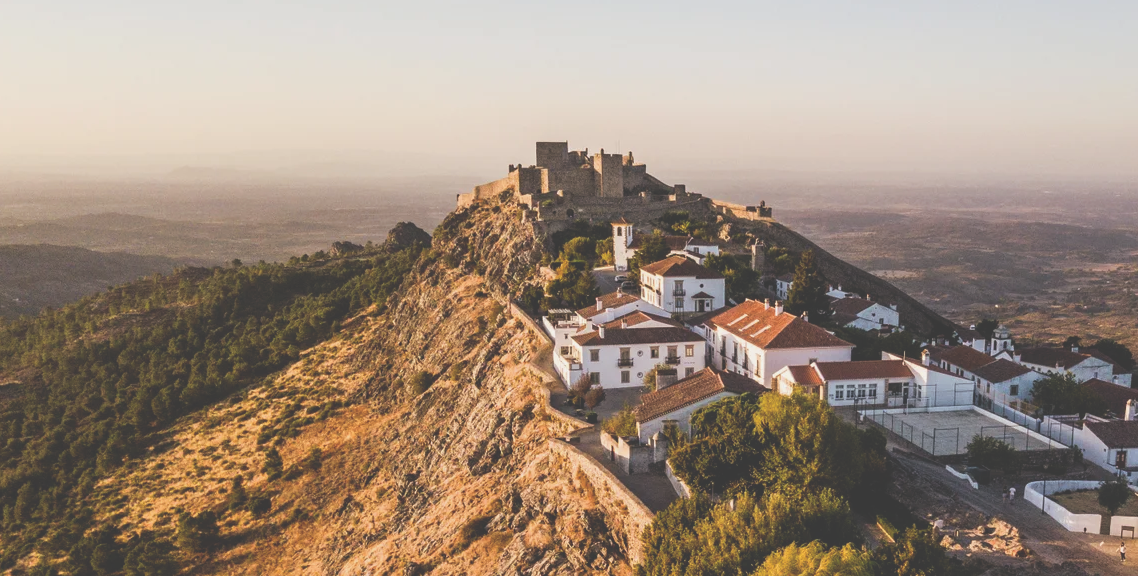
#> input picture Class_8/marvao/1.png, 1138 x 576 px, found by its file name
$ python EX2.py
#> lines starting #> are read from the running program, lines starting #| are printed output that depends on the picture
#!/usr/bin/env python3

import numpy as np
import cv2
from random import randint


santorini1= cv2.imread("./santorini/1.png")
#> santorini1 is the input picture: shape (576, 1138, 3); mean B, G, R 124.3, 138.9, 156
santorini2= cv2.imread("./santorini/2.png")
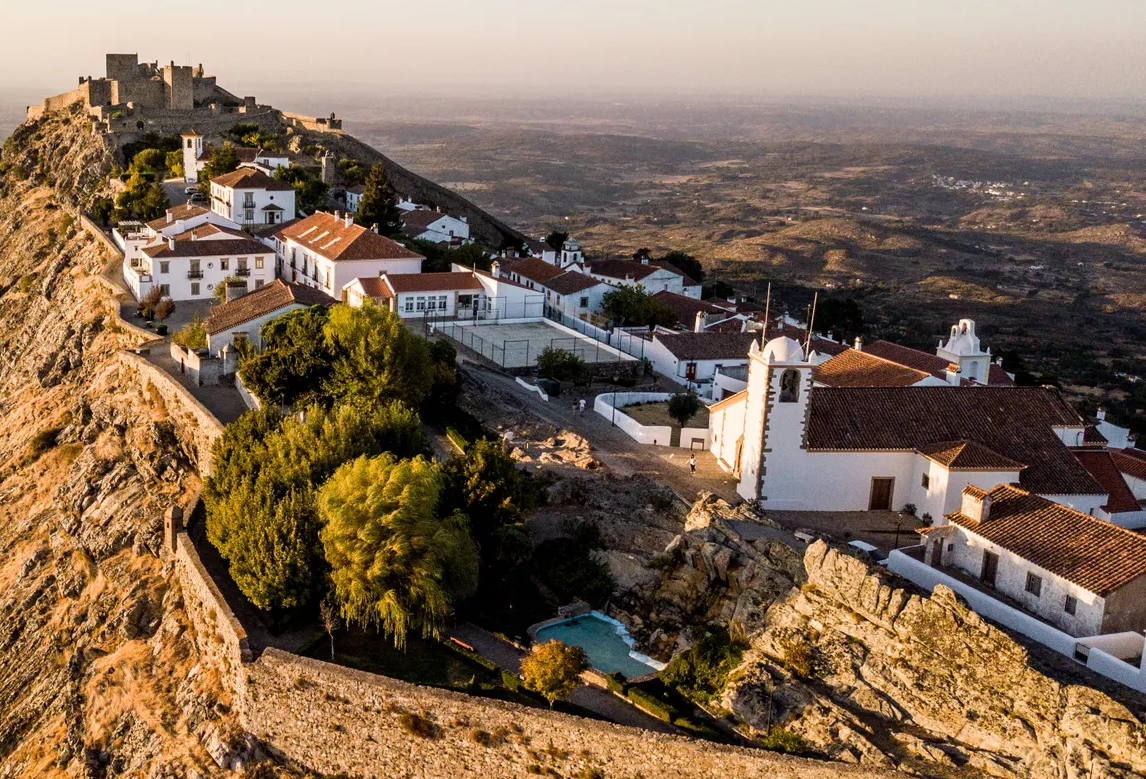
#> input picture Class_8/marvao/2.png, 1146 x 779 px, found by its file name
#> santorini2 is the input picture: shape (779, 1146, 3); mean B, G, R 83, 104.3, 126.1

santorini1 = cv2.resize(santorini1, (900,900))
#> santorini1: shape (900, 900, 3)
santorini2 = cv2.resize(santorini2, (900,900))
#> santorini2: shape (900, 900, 3)

gray_santorini1= cv2.cvtColor(santorini1,cv2.COLOR_BGR2GRAY)
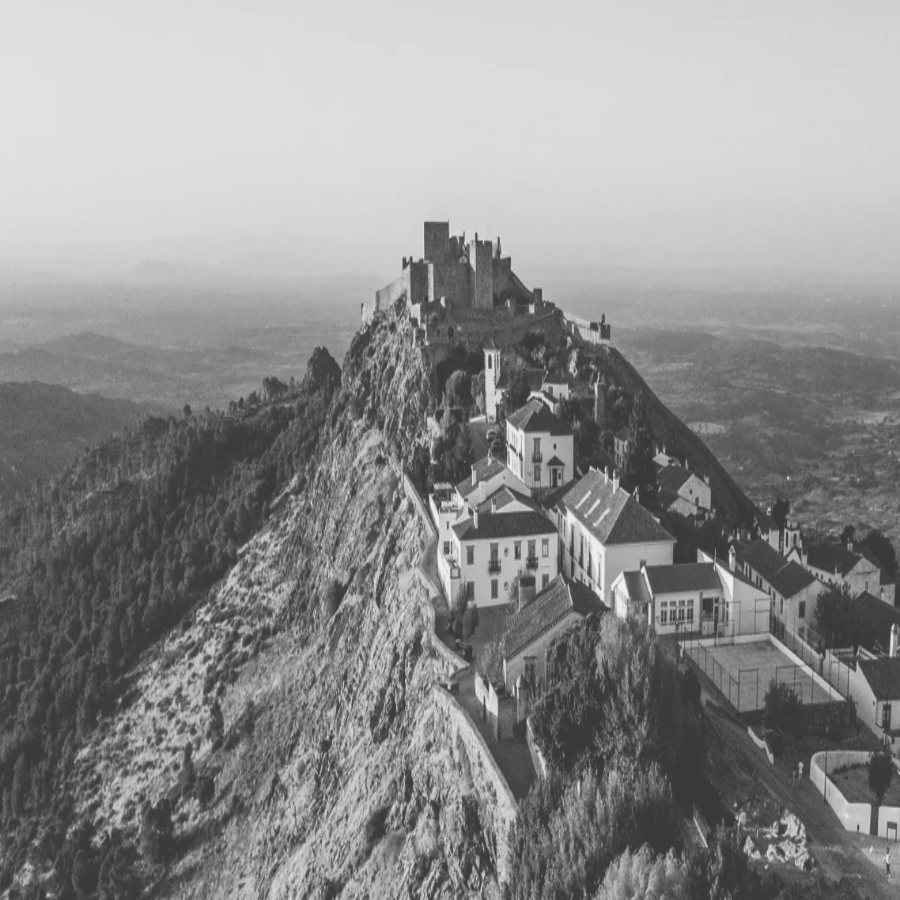
#> gray_santorini1: shape (900, 900); min 57, max 241, mean 142.2
gray_santorini2= cv2.cvtColor(santorini2,cv2.COLOR_BGR2GRAY)
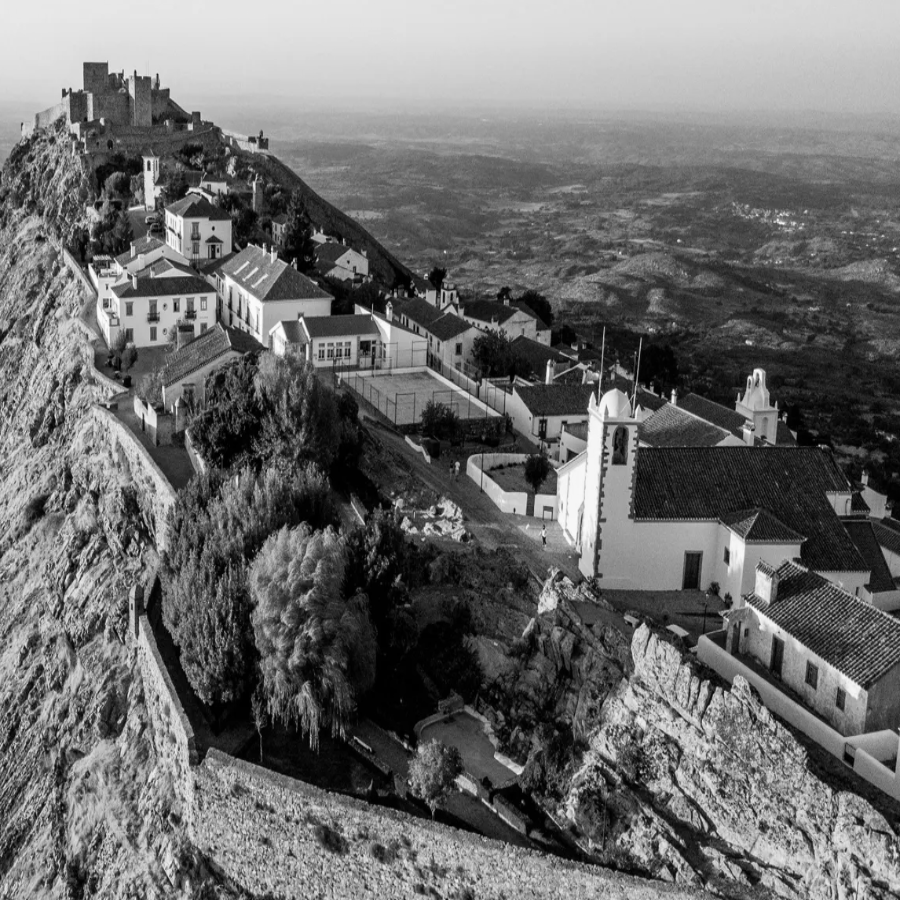
#> gray_santorini2: shape (900, 900); min 0, max 253, mean 108.3

sift = cv2.SIFT_create(nfeatures=500)
kp_1 , idx = sift.detectAndCompute(gray_santorini1,None)
#> kp_1 = 500 keypoints; strongest (x, y, size): (704, 558, 7.7), (591, 468, 2.3), (532, 309, 4.9), (643, 570, 3.5)
kp_2 = sift.detect(gray_santorini2,None)
#> kp_2 = 500 keypoints; strongest (x, y, size): (673, 392, 2.6), (213, 228, 2.2), (190, 127, 4.3), (641, 772, 2)

# Using opencv fucntion
#img_1=cv2.drawKeypoints(santorini1,kp_1,None)
#img_2=cv2.drawKeypoints(santorini2,kp_2,None)

for idx,kp in enumerate(kp_1):
    #print('key_poin' + str(idx) + ':' +str(kp))
    #print('x:' +str(kp.pt[0]))
    #print('y:' +str(kp.pt[1]))
    x= int(kp.pt[0])
    y= int(kp.pt[1])
    color = (randint(0,255), randint(0,255), randint(0,255))
    cv2.circle(santorini1,(x,y),20,color,3)
#> this loop made 500 passes
#> (kp, x, y, color) on passes 1 to 3: (keypoint at (784.7, 553.4), size 2.4, 784, 553, (197, 215, 20)), (keypoint at (554.6, 461.2), size 7, 554, 461, (132, 248, 207)), (keypoint at (509.6, 427.2), size 5.6, 509, 427, (155, 244, 183))
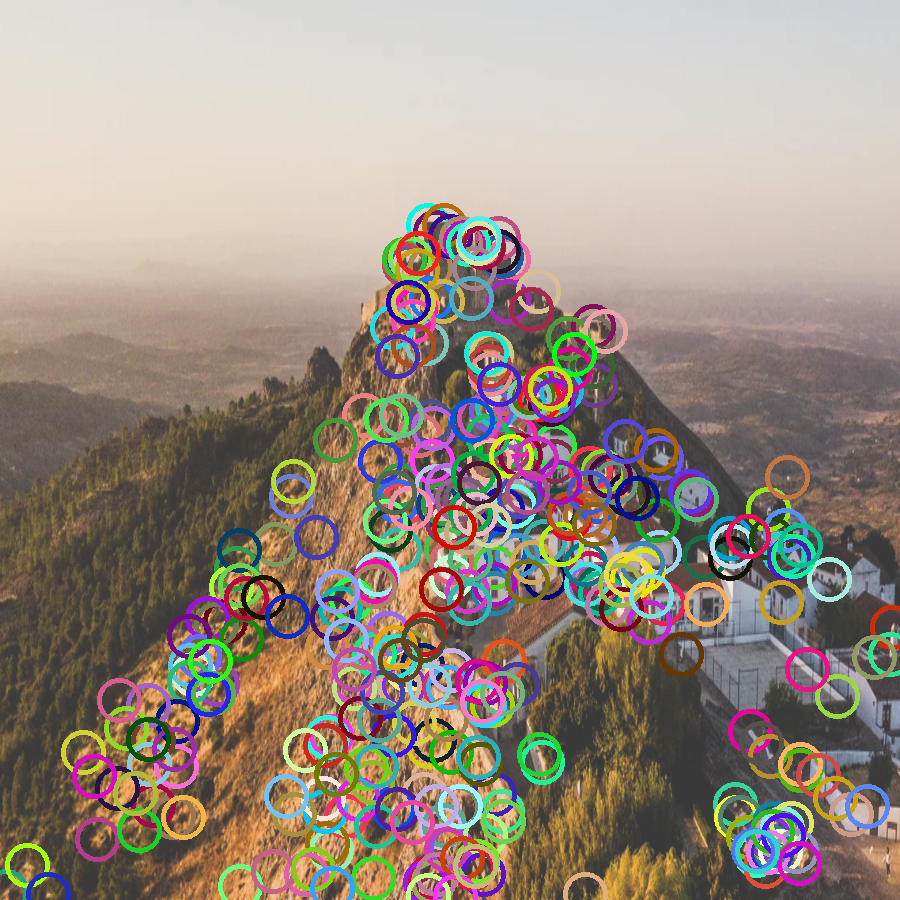
#> santorini1: shape (900, 900, 3); mean B, G, R 129.8, 140.9, 153.7

for idx,kp in enumerate(kp_2):
    #print('key_poin' + str(idx) + ':' +str(kp))
    #print('x:' +str(kp.pt[0]))
    #print('y:' +str(kp.pt[1]))
    x= int(kp.pt[0])
    y= int(kp.pt[1])
    color = (randint(0,255), randint(0,255), randint(0,255))
    cv2.circle(santorini2,(x,y),20,color,3)
#> this loop made 500 passes
#> (kp, x, y, color) on passes 1 to 3: (keypoint at (682.4, 791.3), size 2.6, 682, 791, (74, 118, 147)), (keypoint at (681.5, 841.7), size 3.2, 681, 841, (102, 246, 183)), (keypoint at (680.7, 631.8), size 6.6, 680, 631, (144, 196, 66))
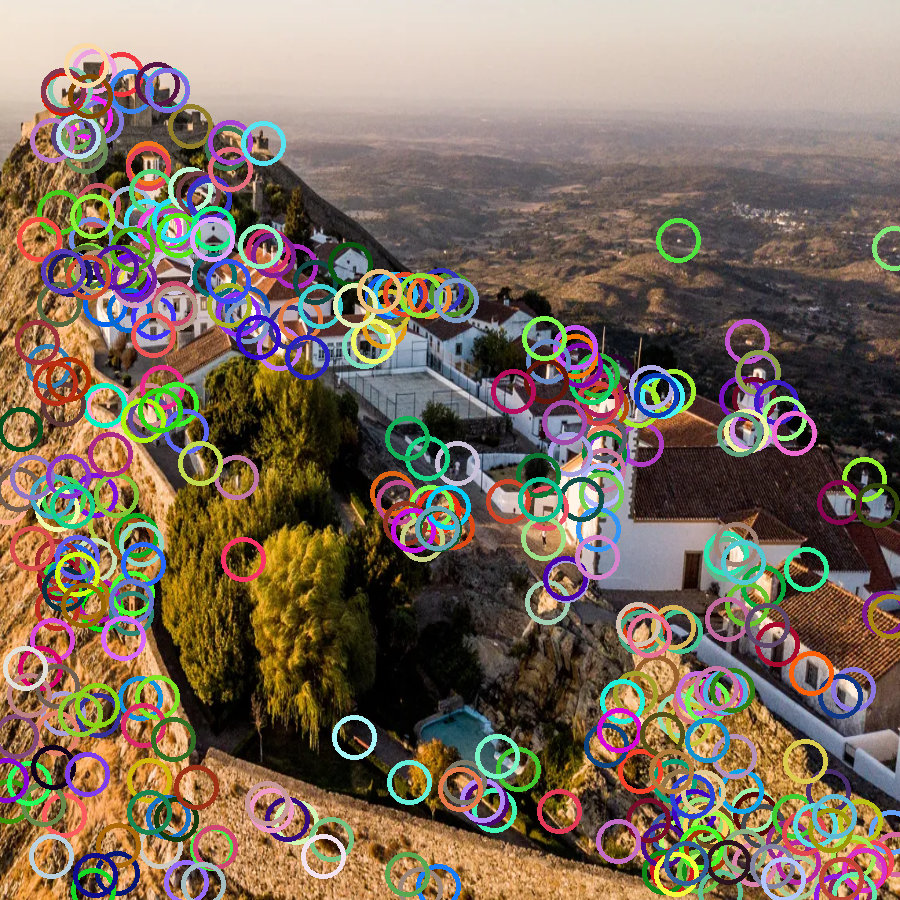
#> santorini2: shape (900, 900, 3); mean B, G, R 93.2, 109.2, 125.4

cv2.imshow("santorini1",santorini1)
cv2.imshow("santorini2",santorini2)

if cv2.waitKey(0) & 0xff == 27:
#> (key Esc is pressed here)
    cv2.destroyAllWindows()
